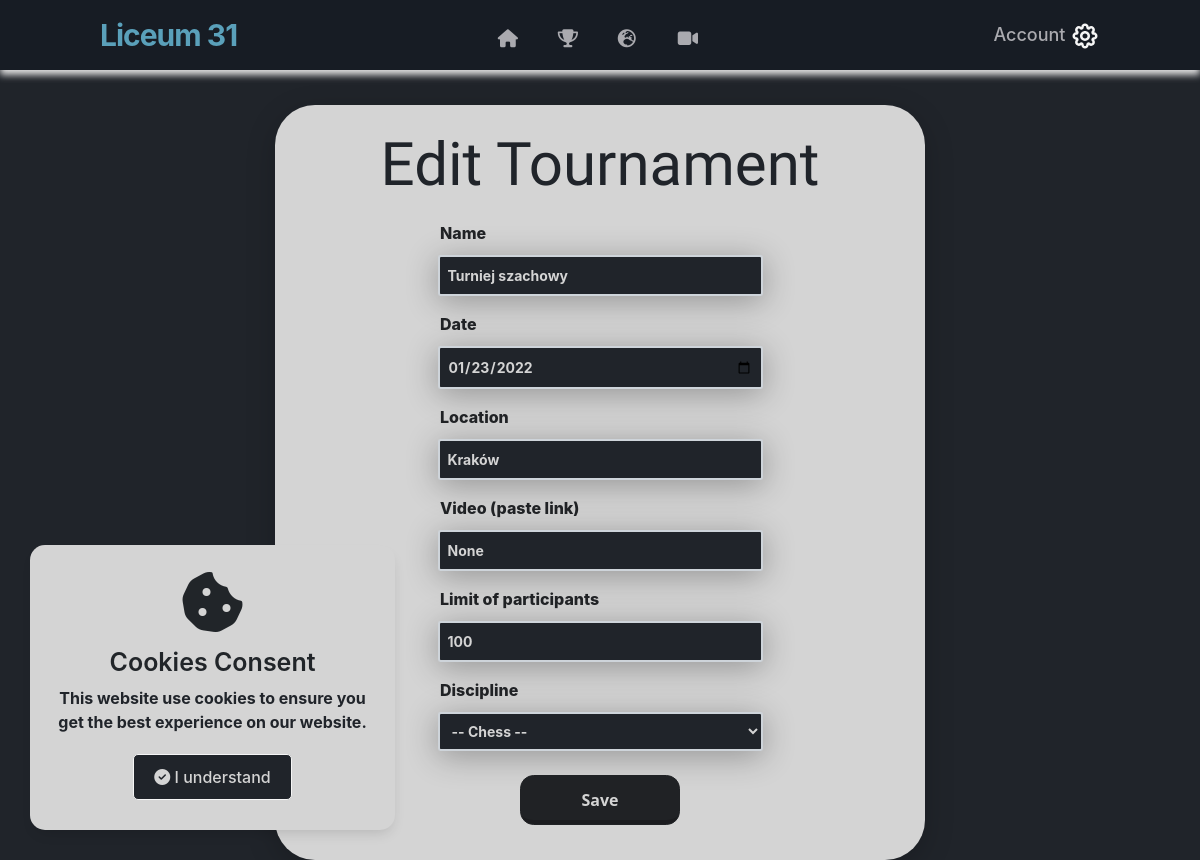
Page /edit-tournament (signed in) on the earlier database version.
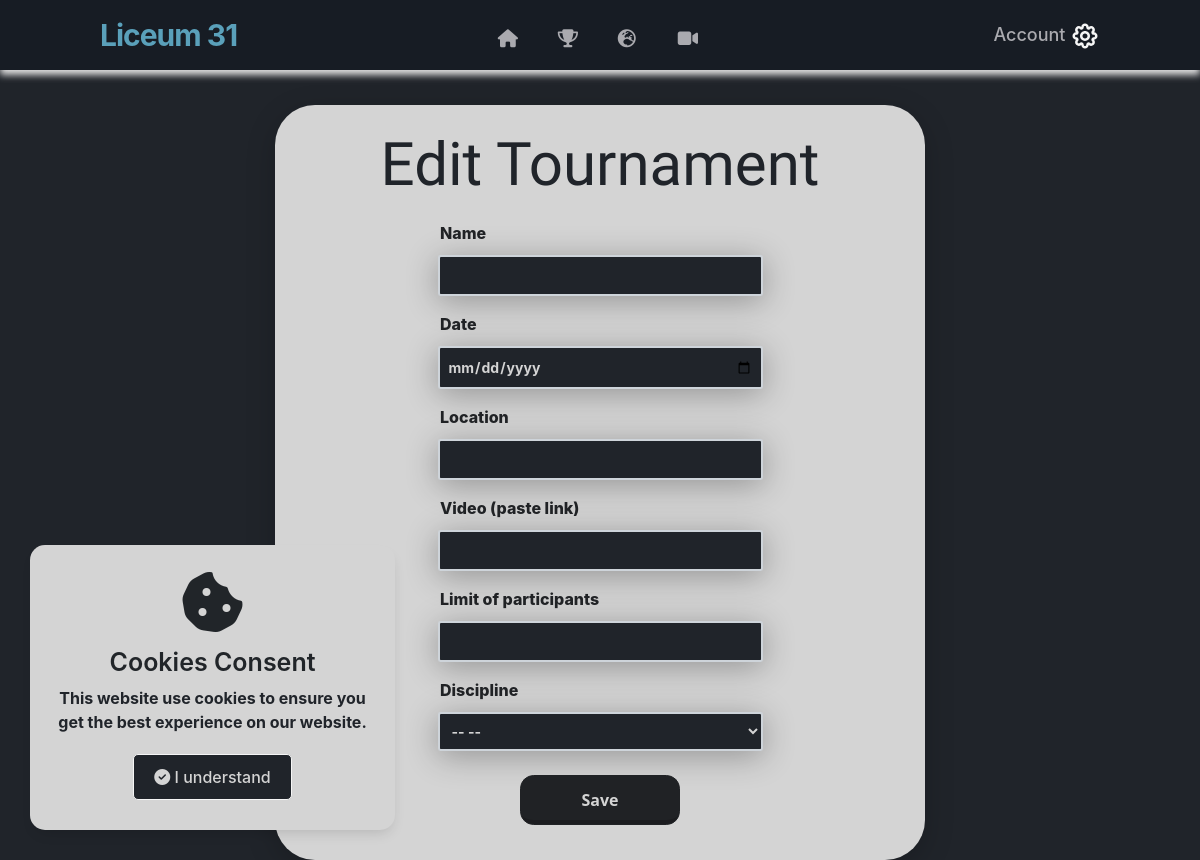
Same page on the later database version.
### website/models.py (models this page shows)
class Tournament(db.Model):
    id = db.Column(db.Integer,primary_key=True)
    user_id = db.Column(db.Integer,db.ForeignKey('user.id'))
    name = db.Column(db.String(150))
    date = db.Column(db.Date)
    location = db.Column(db.String(150))
    discipline = db.Column(db.String(150))
    type = db.Column(db.String(150))
    description = db.Column(db.String(250))
    movielink = db.Column(db.String(150),default="")
    status = db.Column(db.String(150), default="upcoming")
    is_public = db.Column(db.Boolean(),default=False)
    current_round_number = db.Column(db.Integer(),default=0)
    max_rounds = db.Column(db.Integer(),default = 100000000)
    max_opponents = db.Column(db.Integer(),default = 100)
    edited_duel_id = db.Column(db.Integer())
    rounds = db.relationship('Round')
    duels = db.relationship('Duel')
    opponents = db.relationship('Opponent')
    standings = db.relationship('Standing')

### website/views.py (the view, shortened to what this page needs)
@views.route('/edit-tournament', methods=['GET', 'POST'])
@login_required
def edit_tournament():
    tournamentDTO = TournamentController()
    tournamentDTO.Load(current_user.current_tournament_id)
    return render_template("edit_tournament.html", user=current_user, tournament=tournamentDTO.tournament)

### website/Classes.py (called while the page is built)
    def Load(self, id):
        self.tournament = Tournament.query.get(id)

### website/__init__.py (called while the page is built)
def create_app():
    app = Flask(__name__)
    app.config['SECRET_KEY'] = 'kjabwdlajbal'
    app.config['SQLALCHEMY_DATABASE_URI'] = f'sqlite:///{DB_NAME}'
    app.config['SQLALCHEMY_TRACK_MODIFICATIONS'] = False
    app.config['TRAP_HTTP_EXCEPTIONS']=True
    db.init_app(app)  # inicjowanie bazy danych dla aplikacji
    from .views import views
    from .auth import auth
    app.register_blueprint(views, url_prefix='/')
    app.register_blueprint(auth, url_prefix='/')
    from .models import User
    create_datebase(app)
    login_manager = LoginManager()
    login_manager.login_view = 'auth.login'
    login_manager.init_app(app)
    @login_manager.user_loader
    def load_user(id):
        return User.query.get(int(id))
    return app

### website/templates/edit_tournament.html (shortened to what this page needs)
{% extends "base.html" %} {% block title %}Edit Tournament{% endblock %} {% block content %}
<section class="edit_tournaments_box_container container_tournaments_edit">
    <br />
    <form method="POST">
        <h3 style="margin-bottom: 20px;" align="center">Edit Tournament</h3>
        <div class="form-group">
            <label class="label_login">Name</label>
            <input type="text" class="form_control" name="name" value="{{tournament.name}}" />
        </div>
        <div class="form-group">
            <label class="label_login">Date</label>
            <input type="date" class="form_control" name="date" value="{{tournament.date}}" />
        </div>
        <div class="form-group ">
            <label class="label_login">Location</label>
            <input type="text " class="form_control" name="location" value="{{tournament.location}}" />
        </div>
        <div class="form-group ">
            <label class="label_login">Video (paste link)</label>
            <input type="text " class="form_control" name="movielink" value="{{tournament.movielink}}"  />
        </div>
        <div class="form-group ">
            <label class="label_login">Limit of participants</label>
            <input type="number" min="2" max="200" step="2" value="{{tournament.max_opponents}}" class="form_control" name="max_opponents" />
        </div>
        <div>
            <label class="label_login">Discipline</label>
            <select name="discipline" class="form_control">
                <option disabled selected value> -- {{tournament.discipline}} -- </option>
            </select>
        </div>
        <br />
        <center>
            <button id="btn " type="submit " class="btn-danger_nav_login ">Save</button>
        </center>
    </form>
</section>
{% endblock %}

Differences in the rows shown:
removed Tournament: name "Turniej szachowy", date "01/23/2022", location "Kraków", movielink "None", max_opponents "100"
Other differences:
form field discipline: "-- Chess --" → "-- --"
